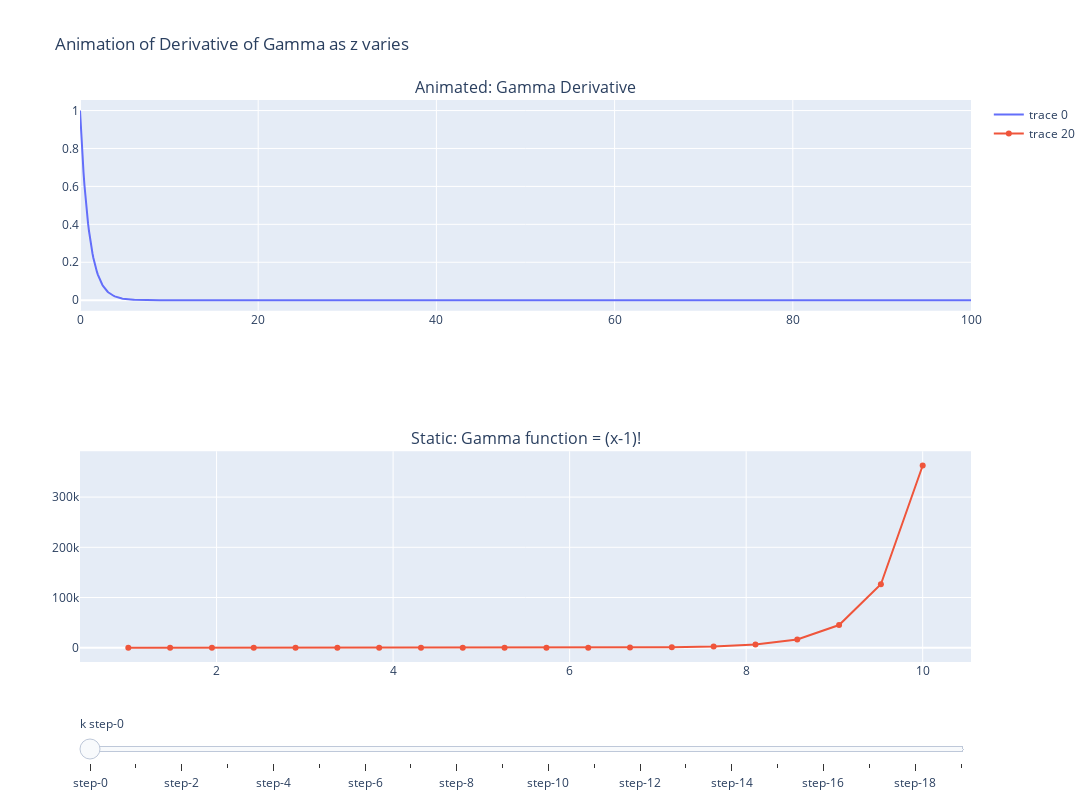

The notebook cell saved with this chart:
### Markdown cell above
Lets try the gamma function but for continuous values of z

### Code cell
def gamma_fn_derivative(z, x):
    return (x ** (z-1)) * np.exp(-x)

x = np.linspace(0, 100, 1000)
z = np.linspace(1, 10, 20)

go_fig = make_subplots(rows=2, cols=1, subplot_titles=("Animated: Gamma Derivative", "Static: Gamma function = (x-1)!"))

gamma_fn_values = []
for z_idx in range(z.shape[0]):
    z_ = z[z_idx]
    gamma_fn_derivative_values = gamma_fn_derivative(z=z_, x=x)
    
    gamma_fn_values.append(np.trapz(gamma_fn_derivative_values, x)) # trapezoidal rule: approximation of actual integral
    # gamma_fn_values.append(quad(lambda x: gamma_fn_derivative(z_, x), 0, 100))

    # make only the first z-value plot visible by default
    go_fig.add_trace(go.Scatter(x=x, y=gamma_fn_derivative_values, visible = (z_idx == 0)), row=1, col=1)


# add the gamma function static plot
go_fig.add_trace(go.Scatter(x=z, y=gamma_fn_values, mode='lines+markers'), row=2, col=1)

steps = []
for z_idx, z_ in enumerate(z):
    curr_step = dict(
        method = 'update',
        args = [{
            'visible': [j == z_idx for j in range(z.shape[0])] + [True] # the last trace, that's static, needs to be visible always
        },
        {
            'title': f"For Gamma({z_.round(3)})'"
        }]
    )
    steps.append(curr_step)

sliders = [
    dict(
        active = 0,
        currentvalue = {'prefix': 'k '},
        pad={'t': 50},
        steps=steps
    )
]
go_fig.update_layout(
    title='Animation of Derivative of Gamma as z varies',
    sliders = sliders,
    width = 1400,
    height = 800
)
go_fig.show()

### Figure 1 — Plotly figure (JSON) as saved in the notebook; plotly's stock layout.template omitted (floating-point values rounded to 4 significant figures; data arrays with more than 128 entries replaced by an {"elided": "..."} marker saying what was removed)
{"data": [{"type": "scatter", "visible": true, "x": {"elided": "1000 float values"}, "xaxis": "x", "y": {"elided": "1000 float values"}, "yaxis": "y"}, {"type": "scatter", "visible": false, "x": {"elided": "1000 float values"}, "xaxis": "x", "y": {"elided": "1000 float values"}, "yaxis": "y"}, {"type": "scatter", "visible": false, "x": {"elided": "1000 float values"}, "xaxis": "x", "y": {"elided": "1000 float values"}, "yaxis": "y"}, {"type": "scatter", "visible": false, "x": {"elided": "1000 float values"}, "xaxis": "x", "y": {"elided": "1000 float values"}, "yaxis": "y"}, {"type": "scatter", "visible": false, "x": {"elided": "1000 float values"}, "xaxis": "x", "y": {"elided": "1000 float values"}, "yaxis": "y"}, {"type": "scatter", "visible": false, "x": {"elided": "1000 float values"}, "xaxis": "x", "y": {"elided": "1000 float values"}, "yaxis": "y"}, {"type": "scatter", "visible": false, "x": {"elided": "1000 float values"}, "xaxis": "x", "y": {"elided": "1000 float values"}, "yaxis": "y"}, {"type": "scatter", "visible": false, "x": {"elided": "1000 float values"}, "xaxis": "x", "y": {"elided": "1000 float values"}, "yaxis": "y"}, {"type": "scatter", "visible": false, "x": {"elided": "1000 float values"}, "xaxis": "x", "y": {"elided": "1000 float values"}, "yaxis": "y"}, {"type": "scatter", "visible": false, "x": {"elided": "1000 float values"}, "xaxis": "x", "y": {"elided": "1000 float values"}, "yaxis": "y"}, {"type": "scatter", "visible": false, "x": {"elided": "1000 float values"}, "xaxis": "x", "y": {"elided": "1000 float values"}, "yaxis": "y"}, {"type": "scatter", "visible": false, "x": {"elided": "1000 float values"}, "xaxis": "x", "y": {"elided": "1000 float values"}, "yaxis": "y"}, {"type": "scatter", "visible": false, "x": {"elided": "1000 float values"}, "xaxis": "x", "y": {"elided": "1000 float values"}, "yaxis": "y"}, {"type": "scatter", "visible": false, "x": {"elided": "1000 float values"}, "xaxis": "x", "y": {"elided": "1000 float values"}, "yaxis": "y"}, {"type": "scatter", "visible": false, "x": {"elided": "1000 float values"}, "xaxis": "x", "y": {"elided": "1000 float values"}, "yaxis": "y"}, {"type": "scatter", "visible": false, "x": {"elided": "1000 float values"}, "xaxis": "x", "y": {"elided": "1000 float values"}, "yaxis": "y"}, {"type": "scatter", "visible": false, "x": {"elided": "1000 float values"}, "xaxis": "x", "y": {"elided": "1000 float values"}, "yaxis": "y"}, {"type": "scatter", "visible": false, "x": {"elided": "1000 float values"}, "xaxis": "x", "y": {"elided": "1000 float values"}, "yaxis": "y"}, {"type": "scatter", "visible": false, "x": {"elided": "1000 float values"}, "xaxis": "x", "y": {"elided": "1000 float values"}, "yaxis": "y"}, {"type": "scatter", "visible": false, "x": {"elided": "1000 float values"}, "xaxis": "x", "y": {"elided": "1000 float values"}, "yaxis": "y"}, {"mode": "lines+markers", "type": "scatter", "x": [1.0, 1.474, 1.947, 2.421, 2.895, 3.368, 3.842, 4.316, 4.789, 5.263, 5.737, 6.211, 6.684, 7.158, 7.632, 8.105, 8.579, 9.053, 9.526, 10.0], "xaxis": "x2", "y": [1.001, 0.8784, 0.9778, 1.259, 1.819, 2.883, 4.938, 9.045, 17.57, 35.94, 77.08, 172.5, 401.7, 969.6, 2421.0, 6236.0, 16550.0, 45140.0, 126400.0, 362880], "yaxis": "y2"}], "layout": {"annotations": [{"font": {"size": 16}, "showarrow": false, "text": "Animated: Gamma Derivative", "x": 0.5, "xanchor": "center", "xref": "paper", "y": 1, "yanchor": "bottom", "yref": "paper"}, {"font": {"size": 16}, "showarrow": false, "text": "Static: Gamma function = (x-1)!", "x": 0.5, "xanchor": "center", "xref": "paper", "y": 0.375, "yanchor": "bottom", "yref": "paper"}], "height": 800, "sliders": [{"active": 0, "currentvalue": {"prefix": "k "}, "pad": {"t": 50}, "steps": [{"args": [{"visible": [true, false, false, false, false, false, false, false, false, false, false, false, false, false, false, false, false, false, false, false, true]}, {"title": "For Gamma(1.0)'"}], "method": "update"}, {"args": [{"visible": [false, true, false, false, false, false, false, false, false, false, false, false, false, false, false, false, false, false, false, false, true]}, {"title": "For Gamma(1.474)'"}], "method": "update"}, {"args": [{"visible": [false, false, true, false, false, false, false, false, false, false, false, false, false, false, false, false, false, false, false, false, true]}, {"title": "For Gamma(1.947)'"}], "method": "update"}, {"args": [{"visible": [false, false, false, true, false, false, false, false, false, false, false, false, false, false, false, false, false, false, false, false, true]}, {"title": "For Gamma(2.421)'"}], "method": "update"}, {"args": [{"visible": [false, false, false, false, true, false, false, false, false, false, false, false, false, false, false, false, false, false, false, false, true]}, {"title": "For Gamma(2.895)'"}], "method": "update"}, {"args": [{"visible": [false, false, false, false, false, true, false, false, false, false, false, false, false, false, false, false, false, false, false, false, true]}, {"title": "For Gamma(3.368)'"}], "method": "update"}, {"args": [{"visible": [false, false, false, false, false, false, true, false, false, false, false, false, false, false, false, false, false, false, false, false, true]}, {"title": "For Gamma(3.842)'"}], "method": "update"}, {"args": [{"visible": [false, false, false, false, false, false, false, true, false, false, false, false, false, false, false, false, false, false, false, false, true]}, {"title": "For Gamma(4.316)'"}], "method": "update"}, {"args": [{"visible": [false, false, false, false, false, false, false, false, true, false, false, false, false, false, false, false, false, false, false, false, true]}, {"title": "For Gamma(4.789)'"}], "method": "update"}, {"args": [{"visible": [false, false, false, false, false, false, false, false, false, true, false, false, false, false, false, false, false, false, false, false, true]}, {"title": "For Gamma(5.263)'"}], "method": "update"}, {"args": [{"visible": [false, false, false, false, false, false, false, false, false, false, true, false, false, false, false, false, false, false, false, false, true]}, {"title": "For Gamma(5.737)'"}], "method": "update"}, {"args": [{"visible": [false, false, false, false, false, false, false, false, false, false, false, true, false, false, false, false, false, false, false, false, true]}, {"title": "For Gamma(6.211)'"}], "method": "update"}, {"args": [{"visible": [false, false, false, false, false, false, false, false, false, false, false, false, true, false, false, false, false, false, false, false, true]}, {"title": "For Gamma(6.684)'"}], "method": "update"}, {"args": [{"visible": [false, false, false, false, false, false, false, false, false, false, false, false, false, true, false, false, false, false, false, false, true]}, {"title": "For Gamma(7.158)'"}], "method": "update"}, {"args": [{"visible": [false, false, false, false, false, false, false, false, false, false, false, false, false, false, true, false, false, false, false, false, true]}, {"title": "For Gamma(7.632)'"}], "method": "update"}, {"args": [{"visible": [false, false, false, false, false, false, false, false, false, false, false, false, false, false, false, true, false, false, false, false, true]}, {"title": "For Gamma(8.105)'"}], "method": "update"}, {"args": [{"visible": [false, false, false, false, false, false, false, false, false, false, false, false, false, false, false, false, true, false, false, false, true]}, {"title": "For Gamma(8.579)'"}], "method": "update"}, {"args": [{"visible": [false, false, false, false, false, false, false, false, false, false, false, false, false, false, false, false, false, true, false, false, true]}, {"title": "For Gamma(9.053)'"}], "method": "update"}, {"args": [{"visible": [false, false, false, false, false, false, false, false, false, false, false, false, false, false, false, false, false, false, true, false, true]}, {"title": "For Gamma(9.526)'"}], "method": "update"}, {"args": [{"visible": [false, false, false, false, false, false, false, false, false, false, false, false, false, false, false, false, false, false, false, true, true]}, {"title": "For Gamma(10.0)'"}], "method": "update"}]}], "title": {"text": "Animation of Derivative of Gamma as z varies"}, "width": 1400, "xaxis": {"anchor": "y", "domain": [0, 1]}, "xaxis2": {"anchor": "y2", "domain": [0, 1]}, "yaxis": {"anchor": "x", "domain": [0.625, 1]}, "yaxis2": {"anchor": "x2", "domain": [0, 0.375]}}}
